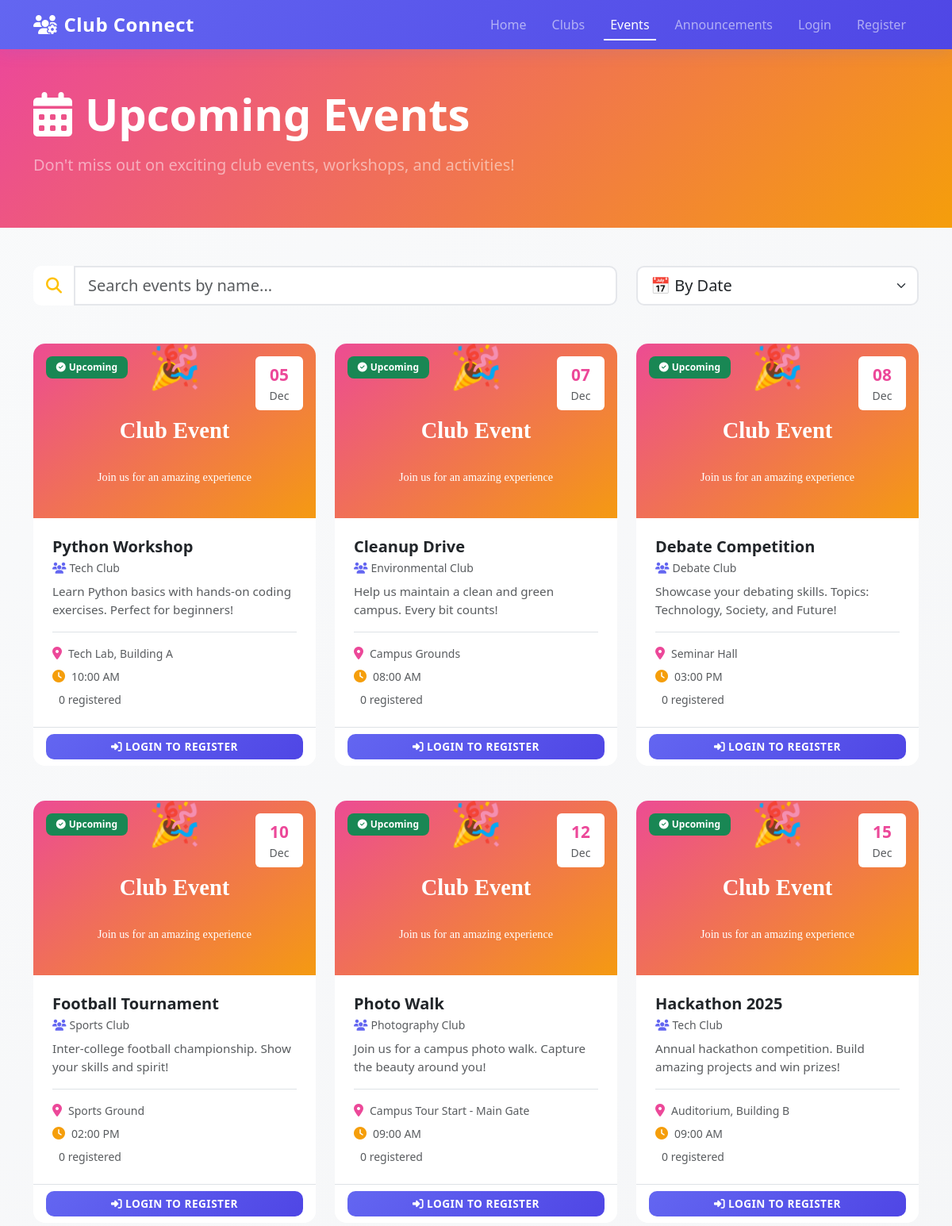
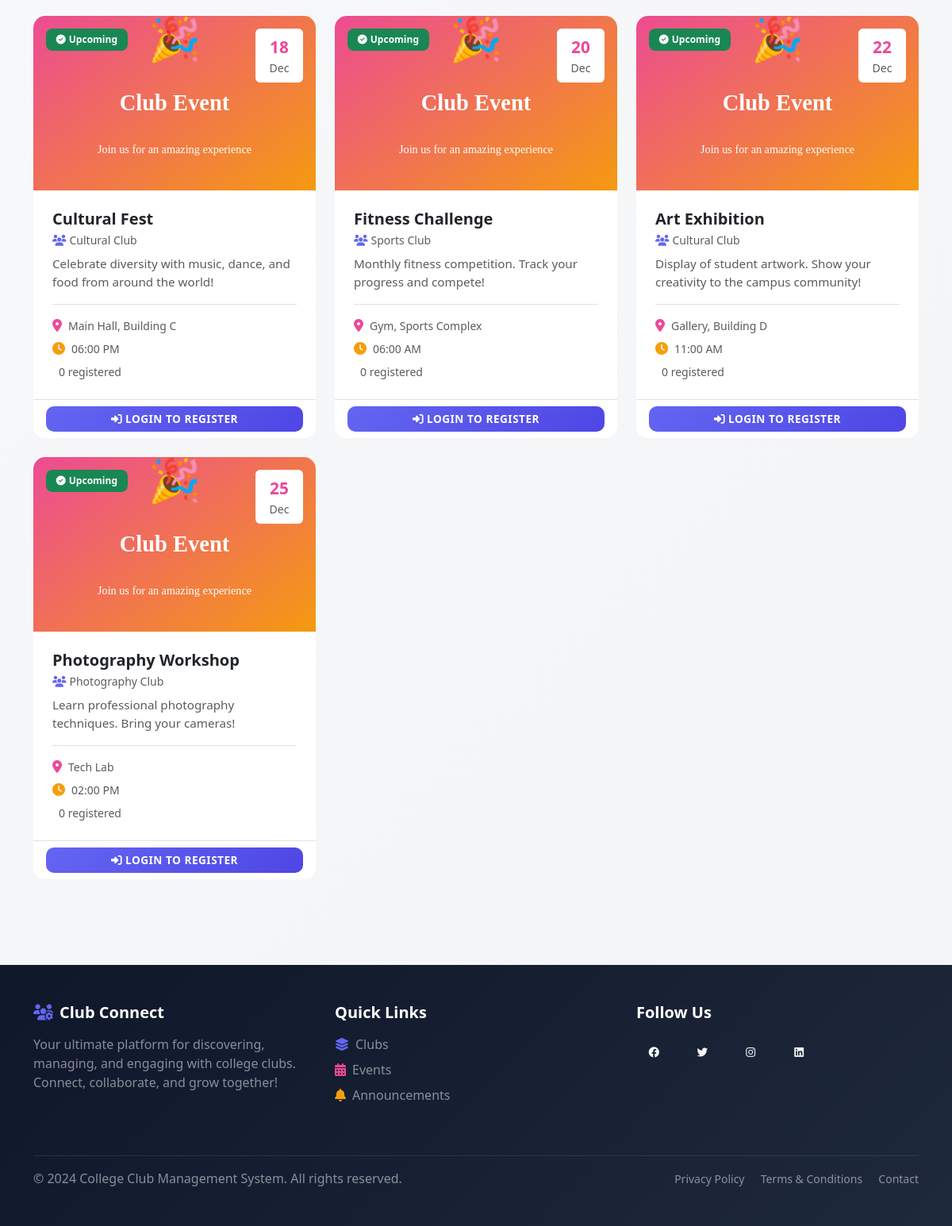
Screenshot of /events.php with the database file from the repository (2 pictures, top to bottom).
### tables this page shows
CREATE TABLE IF NOT EXISTS events (
    event_id INT AUTO_INCREMENT PRIMARY KEY,
    club_id INT NOT NULL,
    event_name VARCHAR(200) NOT NULL,
    description TEXT,
    event_date DATETIME NOT NULL,
    location VARCHAR(255),
    image_url VARCHAR(255),
    attendees_count INT DEFAULT 0,
    created_at TIMESTAMP DEFAULT CURRENT_TIMESTAMP,
    FOREIGN KEY (club_id) REFERENCES clubs(club_id) ON DELETE CASCADE
);

CREATE TABLE IF NOT EXISTS clubs (
    club_id INT AUTO_INCREMENT PRIMARY KEY,
    club_name VARCHAR(100) NOT NULL,
    description TEXT,
    category VARCHAR(50),
    image_url VARCHAR(255),
    members_count INT DEFAULT 0,
    created_by INT,
    created_at TIMESTAMP DEFAULT CURRENT_TIMESTAMP,
    FOREIGN KEY (created_by) REFERENCES users(user_id) ON DELETE SET NULL
);

### includes/session.php (called while the page is built, shortened)
<?php
$is_logged_in = isset($_SESSION['user_id']);
?>

### events.php (the view, shortened to what this page needs)
<?php
include 'includes/header.php';
require_once 'config/db.php';
try {
    $stmt = $pdo->prepare('
        SELECT e.*, c.club_name
        FROM events e
        JOIN clubs c ON e.club_id = c.club_id
        ORDER BY e.event_date ASC
    ');
    $stmt->execute();
    $events = $stmt->fetchAll();
} catch (PDOException $e) {
    $events = [];
}
?>
<section class="py-5" style="background: linear-gradient(135deg, #ec4899 0%, #f59e0b 100%); color: white; position: relative; overflow: hidden;">
    <div class="container position-relative" style="z-index: 1;">
        <h1 class="display-4 fw-bold mb-3"><i class="fas fa-calendar-alt me-3"></i>Upcoming Events</h1>
        <p class="fs-5 text-white-50">Don't miss out on exciting club events, workshops, and activities!</p>
    </div>
</section>
<div class="container py-5">
    <div class="row mb-5">
        <div class="col-md-8">
            <div class="input-group input-group-lg">
                <span class="input-group-text bg-white border-0" style="border-radius: 10px 0 0 10px;">
                    <i class="fas fa-search text-warning"></i>
                </span>
                <input type="text" class="form-control" id="searchInput" placeholder="Search events by name..." onkeyup="filterEvents()" style="border: 2px solid #e5e7eb; border-radius: 0 10px 10px 0;">
            </div>
        </div>
        <div class="col-md-4">
            <select class="form-select form-select-lg" id="sortFilter" onchange="filterEvents()" style="border: 2px solid #e5e7eb; border-radius: 10px;">
                <option value="date">📅 By Date</option>
            </select>
        </div>
    </div>
    <div class="row g-4" id="eventsContainer">
        <?php foreach ($events as $event):
            $eventDate = new DateTime($event['event_date']);
            $today = new DateTime();
            $isUpcoming = $eventDate > $today;
        ?>
            <div class="col-md-6 col-lg-4 event-card" data-name="<?php echo htmlspecialchars($event['event_name']); ?>" data-club="<?php echo htmlspecialchars($event['club_name']); ?>" data-date="<?php echo $event['event_date']; ?>">
                <div class="card h-100">
                    <div class="position-relative" style="overflow: hidden;">
                        <img src="<?php echo htmlspecialchars($event['image_url']); ?>" class="card-img-top" alt="<?php echo htmlspecialchars($event['event_name']); ?>">
                        <div class="position-absolute top-0 start-0 m-3">
                            <?php if ($isUpcoming): ?>
                                <span class="badge bg-success">
                                    <i class="fas fa-check-circle me-1"></i>Upcoming
                                </span>
                            <?php else: ?>
                                <span class="badge bg-secondary">
                                    <i class="fas fa-calendar-times me-1"></i>Past
                                </span>
                            <?php endif; ?>
                        </div>
                        <div class="position-absolute top-0 end-0 m-3">
                            <div class="bg-white rounded p-2 text-center" style="min-width: 60px;">
                                <div class="fw-bold" style="color: #ec4899; font-size: 1.3rem;"><?php echo $eventDate->format('d'); ?></div>
                                <div class="text-muted small"><?php echo $eventDate->format('M'); ?></div>
                            </div>
                        </div>
                    </div>
                    <div class="card-body d-flex flex-column">
                        <h5 class="card-title fw-bold mb-1"><?php echo htmlspecialchars($event['event_name']); ?></h5>
                        <p class="card-text text-muted small mb-2">
                            <i class="fas fa-users me-1" style="color: #6366f1;"></i><?php echo htmlspecialchars($event['club_name']); ?>
                        </p>
                        <p class="card-text text-muted flex-grow-1" style="font-size: 0.95rem;"><?php echo htmlspecialchars(substr($event['description'], 0, 100)) . (strlen($event['description']) > 100 ? '...' : ''); ?></p>
                        <div class="d-flex flex-column gap-2 pt-3 border-top">
                            <div class="d-flex align-items-center text-muted">
                                <i class="fas fa-map-marker-alt me-2" style="color: #ec4899;"></i>
                                <small><?php echo htmlspecialchars($event['location']); ?></small>
                            </div>
                            <div class="d-flex align-items-center text-muted">
                                <i class="fas fa-clock me-2" style="color: #f59e0b;"></i>
                                <small><?php echo $eventDate->format('h:i A'); ?></small>
                            </div>
                            <div class="d-flex align-items-center text-muted">
                                <small><?php echo $event['attendees_count']; ?> registered</small>
                            </div>
                        </div>
                    </div>
                    <div class="card-footer bg-white border-top">
                        <div class="d-grid gap-2">
                            <?php if ($is_logged_in): ?>
                                <button class="btn btn-primary" data-bs-toggle="modal" data-bs-target="#registerModal<?php echo $event['event_id']; ?>">
                                    <i class="fas fa-ticket-alt me-1"></i><?php echo $isUpcoming ? 'Register Now' : 'View Details'; ?>
                                </button>
                            <?php else: ?>
                                <a href="auth/login.php" class="btn btn-primary">
                                    <i class="fas fa-sign-in-alt me-1"></i>Login to Register
                                </a>
                            <?php endif; ?>
                        </div>
                    </div>
                </div>
            </div>
        <?php endforeach; ?>
    </div>
</div>
<?php include 'includes/footer.php'; ?>

### rows the page displays
events: image_url (placeholder picture), shows "Upcoming", event_date "05", event_date "Dec", event_name "Python Workshop", club.club_name "Tech Club", description "Learn Python basics with hands-on coding exercises. Perfect for beginners!", location "Tech Lab, Building A", event_date "10:00 AM", attendees_count "0"
events: image_url (placeholder picture), shows "Upcoming", event_date "07", event_date "Dec", event_name "Cleanup Drive", club.club_name "Environmental Club", description "Help us maintain a clean and green campus. Every bit counts!", location "Campus Grounds", event_date "08:00 AM", attendees_count "0"
events: image_url (placeholder picture), shows "Upcoming", event_date "08", event_date "Dec", event_name "Debate Competition", club.club_name "Debate Club", description "Showcase your debating skills. Topics: Technology, Society, and Future!", location "Seminar Hall", event_date "03:00 PM", attendees_count "0"
events: image_url (placeholder picture), shows "Upcoming", event_date "10", event_date "Dec", event_name "Football Tournament", club.club_name "Sports Club", description "Inter-college football championship. Show your skills and spirit!", location "Sports Ground", event_date "02:00 PM", attendees_count "0"
events: image_url (placeholder picture), shows "Upcoming", event_date "12", event_date "Dec", event_name "Photo Walk", club.club_name "Photography Club", description "Join us for a campus photo walk. Capture the beauty around you!", location "Campus Tour Start - Main Gate", event_date "09:00 AM", attendees_count "0"
events: image_url (placeholder picture), shows "Upcoming", event_date "15", event_date "Dec", event_name "Hackathon 2025", club.club_name "Tech Club", description "Annual hackathon competition. Build amazing projects and win prizes!", location "Auditorium, Building B", event_date "09:00 AM", attendees_count "0"
events: image_url (placeholder picture), shows "Upcoming", event_date "18", event_date "Dec", event_name "Cultural Fest", club.club_name "Cultural Club", description "Celebrate diversity with music, dance, and food from around the world!", location "Main Hall, Building C", event_date "06:00 PM", attendees_count "0"
events: image_url (placeholder picture), shows "Upcoming", event_date "20", event_date "Dec", event_name "Fitness Challenge", club.club_name "Sports Club", description "Monthly fitness competition. Track your progress and compete!", location "Gym, Sports Complex", event_date "06:00 AM", attendees_count "0"
events: image_url (placeholder picture), shows "Upcoming", event_date "22", event_date "Dec", event_name "Art Exhibition", club.club_name "Cultural Club", description "Display of student artwork. Show your creativity to the campus community!", location "Gallery, Building D", event_date "11:00 AM", attendees_count "0"
events: image_url (placeholder picture), shows "Upcoming", event_date "25", event_date "Dec", event_name "Photography Workshop", club.club_name "Photography Club", description "Learn professional photography techniques. Bring your cameras!", location "Tech Lab", event_date "02:00 PM", attendees_count "0"
